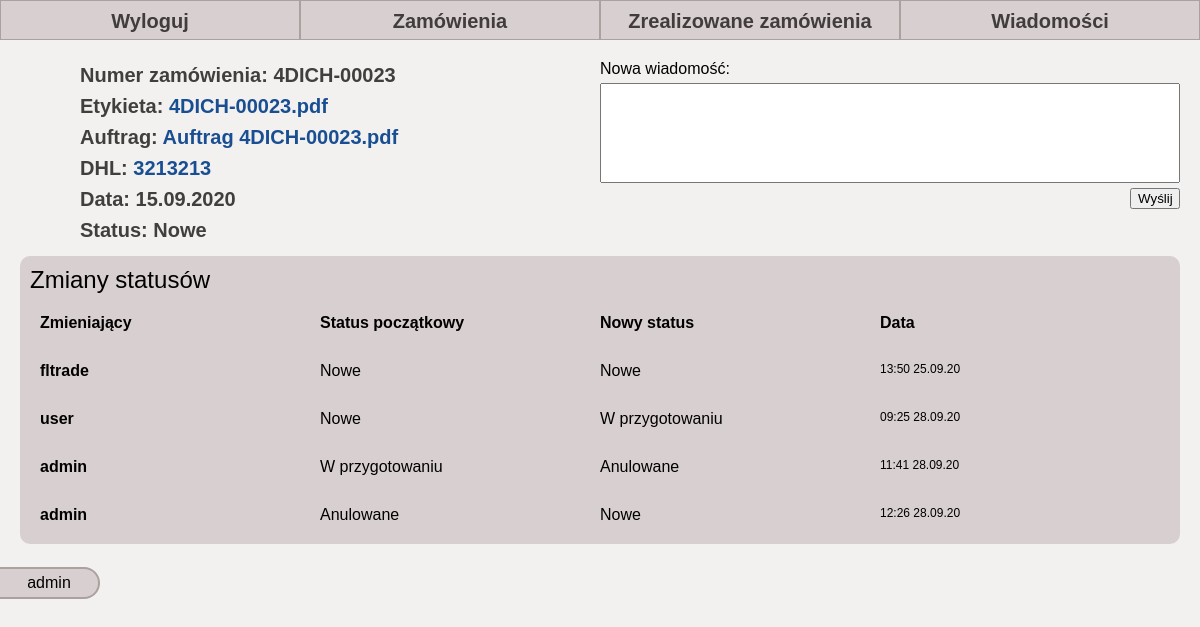
/32/ (signed in), run on the app's committed database.
### page/models.py (models this page shows, shortened)
class ActiveOrder(models.Model):
    owner = models.ForeignKey(Group, on_delete=models.CASCADE, default=None)
    order_number = models.CharField(max_length=14, unique=True, default=None)
    pub_date = models.CharField(max_length=10, default=None)
    order_statuses = [('1', 'Nowe'),
                      ('2', 'W przygotowaniu'),
                      ('3', 'Wysłane'),
                      ('4', 'Zakończone'),
                      ('5', 'Anulowane')]
    order_status = models.CharField(max_length=1, choices=order_statuses, default=order_statuses[0])
    image = models.CharField(max_length=20, default='?')
    divided = models.CharField(max_length=8, default='?')
    tracking_number = models.CharField(max_length=22, default='?')

class OrderStatusChange(models.Model):
    order = models.ForeignKey(ActiveOrder, on_delete=models.CASCADE, default=None)
    date = models.CharField('date', default='09:03 25.09.20',
                            max_length=16)
    change_owner = models.CharField(max_length=20, default=None)
    previous_state = models.CharField(max_length=1, choices=ActiveOrder.order_statuses, default=None)
    new_state = models.CharField(max_length=1, choices=ActiveOrder.order_statuses, default=None)

### page/views.py (the view)
# urls.py: path('<int:order_id>/', views.details, name='details'),
@login_required(login_url='')
def details(request, order_id):
    if request.user.groups.filter(name="prod_admin"):
        messages.info(request, 'Nie masz dostępu do tej strony')
        return redirect(add_user)
    try:
        order = ActiveOrder.objects.get(pk=order_id)
        status_changes = OrderStatusChange.objects.filter(order=order)
        status = ActiveOrder.order_statuses[int(order.order_status) - 1][1]
        form = AddMessageForm(request.POST)
        admin = False
        if request.user.groups.filter(name='administracja').exists():
            admin = True
        notification = len(Notification.objects.filter(user=request.user))
    except ActiveOrder.DoesNotExist:
        if request.user.groups.filter(name='administracja').exists():
            return redirect(admin_orders, current_page=1)
        elif request.user.groups.filter(name='druk').exists():
            return redirect(user_orders, current_page=1)
    else:
        return render(request, 'page/details.html', {'order': order, 'form': form, 'status': status,
                                                     'status_changes': status_changes, 'notification': notification,
                                                     'admin': admin})

### page/forms.py
class AddMessageForm(forms.Form):
    message_text = forms.CharField(max_length=200, widget=forms.Textarea(attrs={'cols': 40, 'rows': 6}),
                                   label="Nowa wiadomość")

### templates/page/details.html (shortened to what this page needs)
<!DOCTYPE html>
<html lang="en">
<head>
        {% load static %}
    <link rel="stylesheet" type="text/css" href="{% static 'page/style.css' %}">
    <link rel="stylesheet" type="text/css" href="{% static 'page/details.css' %}">
</head>
<body>
    <nav class="navbar">
        <ul class="navbar__list">
            <li class="navbar__item">
                <a class="navbar__link" href="{% url 'logout_user' %}">Wyloguj</a>
            </li>
            <li class="navbar__item">
                <a href="{% url 'orders_admin' 1 %}" class="navbar__link">Zamówienia</a>
            </li>
            <li class="navbar__item">
                <a class="navbar__link" href="{% url 'archive_admin' 1 %}">Zrealizowane zamówienia</a>
            </li>
            {% if notification > 0 %}
            <li class="navbar__item">
                <a class="navbar__link navbar__link--new" href="{% url 'inbox' %}">Wiadomości</a>
            </li>
            {% else %}
            <li class="navbar__item">
                <a class="navbar__link" href="{% url 'inbox' %}">Wiadomości</a>
            </li>
            {% endif %}
        </ul>
    </nav>
    <section class="order">
        <ul class="order__list">
            <li class="order__element">Numer zamówienia: {{order.order_number}}</li>
            <li class="order__element">Etykieta:
                <a class="order__element--link" target="_blank" href="https://z4l.pl/Auftrag_szkielka/{{order.order_number}}.pdf">{{order.order_number}}.pdf</a>
            </li>
            <li class="order__element">Auftrag:
                <a class="order__element--link" target="_blank" href="https://z4l.pl/Auftrag_szkielka/Auftrag%20{{order.order_number}}.pdf">Auftrag {{order.order_number}}.pdf</a>
            </li>
            {% if admin %}
            <li class="order__element">DHL:
                <a class="order__element--link" target="_blank" href="https://www.dhl.com/en/express/tracking.html?AWB={{order.tracking_number}}&brand=DHL">{{order.tracking_number}}</a>
            </li>
            {% endif %}
            <li class="order__element">Data: {{order.pub_date}}</li>
            <li class="order__element">Status: {{status}}</li>
        </ul>
        <form class="order__message form" action="{% url 'add_message' order.order_number %}" method="post">
            {{ form }}
            <input class="form__submit" type="submit" value="Wyślij">
        </form>
        {% if status_changes %}
        <div class="statuses">
            <h1 class="statuses__title">Zmiany statusów</h1>
            <div class="statuses__state">
                <p class="statuses__item statuses__item--head">Zmieniający</p>
                <p class="statuses__item statuses__item--head">Status początkowy</p>
                <p class="statuses__item statuses__item--head" >Nowy status</p>
                <p class="statuses__item statuses__item--head">Data</p>
            </div>
            {% for change in status_changes %}
                <div class="statuses__state">
                        <p class="statuses__item statuses__op">{{change.change_owner}}</p>
                    {% for status in order.order_statuses %}
                        {% if change.previous_state == status.0 %}
                            <p class="statuses__item statuses__status">{{status.1}}</p>
                        {% endif %}
                    {% endfor %}
                    {% for status in order.order_statuses %}
                        {% if change.new_state == status.0 %}
                        <p class="statuses__item statuses__status">{{status.1}}</p>
                        {% endif %}
                    {% endfor %}
                        <p class="statuses__item statuses__date statuses__date--center">{{change.date}}</p>
                </div>
            {% endfor %}
        </div>
        {% endif %}
    </section>
    <footer class="footer">
        <p class="footer__text">{{ request.user.username }}</p>
    </footer>
</body>
</html>

### page/static/page/style.css (style rules this page uses)
html { box-sizing: border-box; font-size: 16px; font-family: Arial; }
*, *:before, *:after { box-sizing: inherit; }
body, h1, h2, h3, h4, h5, h6, p, ol, ul { margin: 0; padding: 0; font-weight: normal; }
a { color: black; text-decoration: none; font-weight: bold; }
ol, ul { list-style: none; }
body { width: 100%; background: #F2F1EF; }
.navbar { display: block; width: 100%; height: 40px; background: b1a6a4; }
.navbar__list { width: 100%; height: 100%; display: flex; }
.navbar__item { border: 1px solid #aba19f; width: 100%; height: 100%; text-align: center; flex-grow: 1; }
.navbar__link { display: block; background: #d8cfd0; width: 100%; line-height: 40px; height: 100%; color: #413d3d; font-size: 20px; transition: background .1s linear; }
.footer { position: sticky; bottom: 0px; padding: 5px; border-radius: 0 20px 20px 0; width: 100px; background: #d8cfd0; border-top: 2px solid #aba19f; border-right: 2px solid #aba19f; border-bottom: 2px solid #aba19f; margin-top: 3px; }
.footer__text { font-size: 16px; display: block; text-align: center; }

### page/static/page/details.css (style rules this page uses)
.order { padding: 20px; display: grid; grid-template-columns: 1fr 1fr; }
.order__list { padding-left: 5vw; font-size: 20px; font-weight: bold; align-self: center; }
.order__element { padding: 4px 0; color: #413f3d; }
.order__element--link { color: #194f92; }
.form { display: flex; flex-direction: column; }
.form textarea { resize: none; height: 100px; width: 100%; font-family: Verdana; padding: 10px; font-size: 16px; margin: 5px 0; }
.form__submit { width: 50px; align-self: flex-end; }
.statuses { padding: 10px; margin-top: 10px; grid-column: 1 / -1; background: #d8cfd0; border-radius: 10px; }
.statuses__state { margin-top: 10px; padding: 10px; border-radius: 10px; display: grid; grid-template-columns: 1fr 1fr 1fr 1fr; justify-content: space-between; }
.statuses__item--head { font-weight: bold; }
.statuses__op { font-weight: bold; }
.statuses__date { font-size: 12px; }

### data on the page
ActiveOrder: order_number "4DICH-00023", tracking_number "3213213", pub_date "15.09.2020"
OrderStatusChange: change_owner "fltrade", status "Nowe", status "Nowe", date "13:50 25.09.20"
OrderStatusChange: change_owner "user", status "Nowe", status "W przygotowaniu", date "09:25 28.09.20"
OrderStatusChange: change_owner "admin", status "W przygotowaniu", status "Anulowane", date "11:41 28.09.20"
OrderStatusChange: change_owner "admin", status "Anulowane", status "Nowe", date "12:26 28.09.20"

### other printed values
{{ status }} "Nowe"
{{ request.user.username }} "admin"
